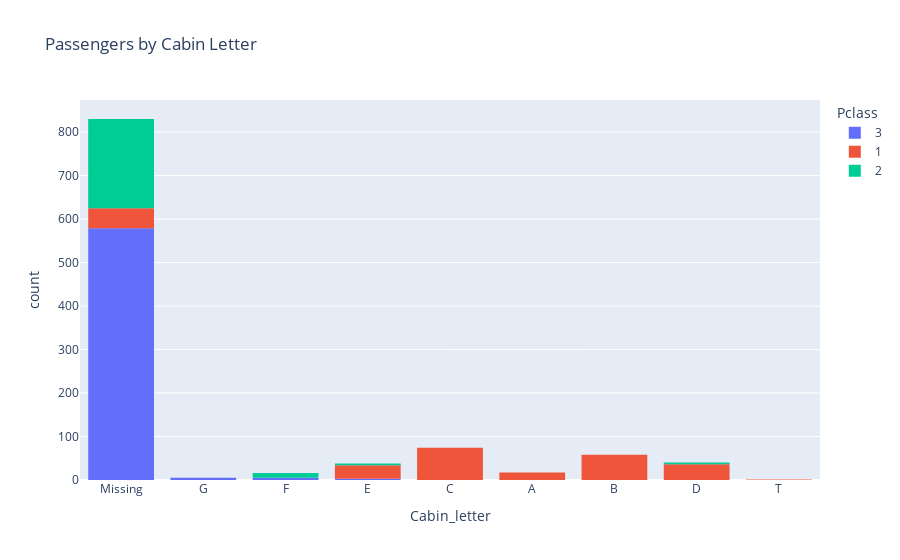

The notebook cell this image was saved under:
### Code cell
fig = px.histogram(combined, x='Cabin_letter', color='Pclass', title='Passengers by Cabin Letter')
fig.show()

### Figure 1 — Plotly figure (JSON) as saved in the notebook; plotly's stock layout.template omitted (floating-point values rounded to 4 significant figures; data arrays with more than 128 entries replaced by an {"elided": "..."} marker saying what was removed)
{"data": [{"bingroup": "x", "hovertemplate": "Pclass=3<br>Cabin_letter=%{x}<br>count=%{y}<extra></extra>", "legendgroup": "3", "marker": {"color": "#636efa", "pattern": {"shape": ""}}, "name": "3", "orientation": "v", "showlegend": true, "type": "histogram", "x": {"elided": "592 str values"}, "xaxis": "x", "yaxis": "y"}, {"bingroup": "x", "hovertemplate": "Pclass=1<br>Cabin_letter=%{x}<br>count=%{y}<extra></extra>", "legendgroup": "1", "marker": {"color": "#EF553B", "pattern": {"shape": ""}}, "name": "1", "orientation": "v", "showlegend": true, "type": "histogram", "x": {"elided": "263 str values"}, "xaxis": "x", "yaxis": "y"}, {"bingroup": "x", "hovertemplate": "Pclass=2<br>Cabin_letter=%{x}<br>count=%{y}<extra></extra>", "legendgroup": "2", "marker": {"color": "#00cc96", "pattern": {"shape": ""}}, "name": "2", "orientation": "v", "showlegend": true, "type": "histogram", "x": {"elided": "224 str values"}, "xaxis": "x", "yaxis": "y"}], "layout": {"barmode": "relative", "legend": {"title": {"text": "Pclass"}, "tracegroupgap": 0}, "title": {"text": "Passengers by Cabin Letter"}, "xaxis": {"anchor": "y", "domain": [0, 1], "title": {"text": "Cabin_letter"}}, "yaxis": {"anchor": "x", "domain": [0, 1], "title": {"text": "count"}}}}
